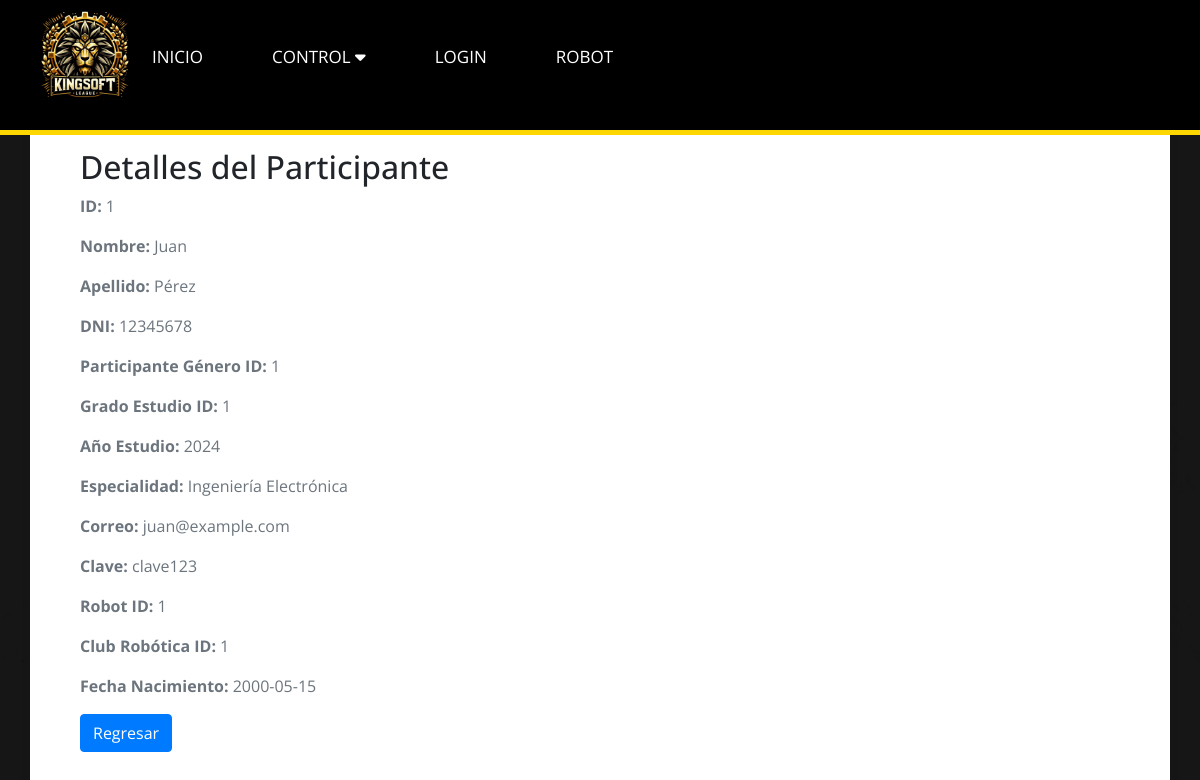
Before: /Versión_1/Diseño/verparticipante.php?id=1 with the older database file.
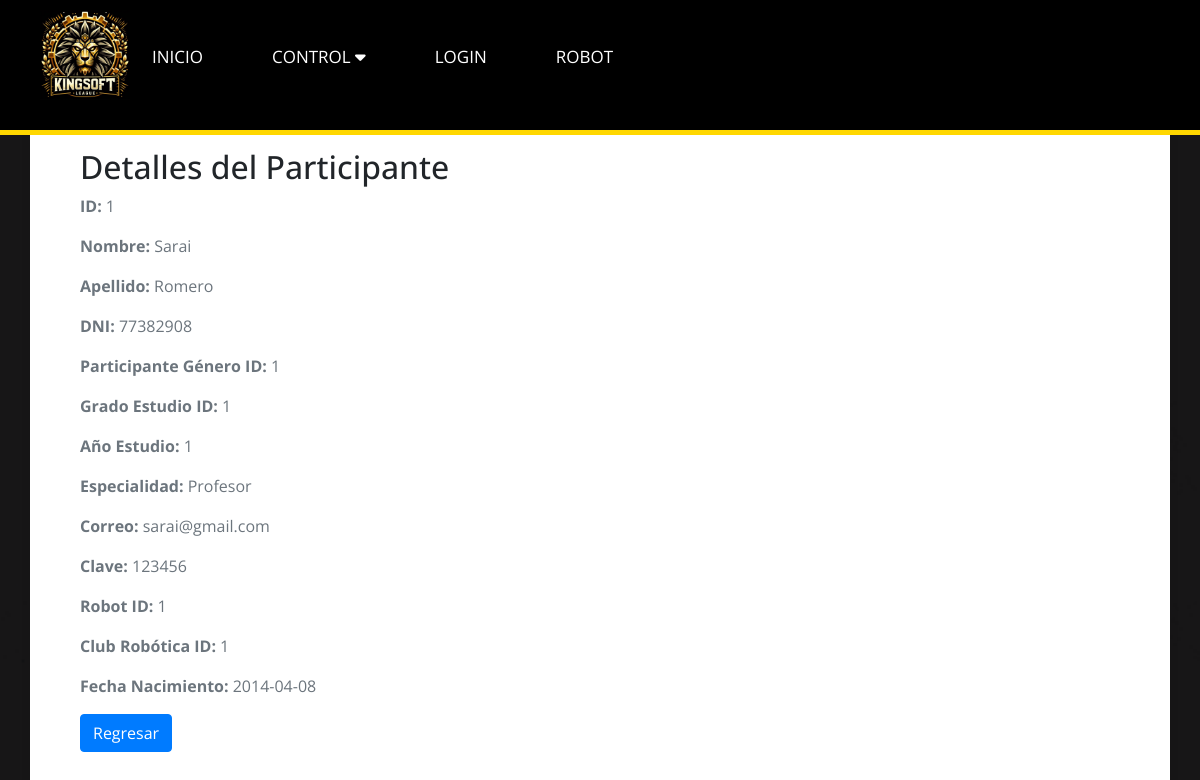
After: the same page with the newer database file.
### tables this page shows
CREATE TABLE `participantes` (
  `id` int(20) NOT NULL,
  `nombre` varchar(50) DEFAULT NULL,
  `apellido` varchar(50) DEFAULT NULL,
  `dni` varchar(10) DEFAULT NULL,
  `participante_genero_id` int(11) DEFAULT NULL,
  `grado_estudio_id` int(11) DEFAULT NULL,
  `año_estudio` int(11) DEFAULT NULL,
  `especialidad` varchar(50) DEFAULT NULL,
  `correo` varchar(100) DEFAULT NULL,
  `clave` varchar(50) DEFAULT NULL,
  `fecha_de_actualizacion` timestamp NOT NULL DEFAULT current_timestamp() ON UPDATE current_timestamp(),
  `robot_id` int(11) DEFAULT NULL,
  `club_robotica_id` varchar(100) DEFAULT NULL,
  `fecha_nacimiento` date DEFAULT NULL
);

### Versión_1/Diseño/ParticipanteController.php (called while the page is built, shortened)
<?php
require_once 'ParticipanteModel.php';
class ParticipanteController {
    private $model;
    public function __construct($db) {
        $this->model = new ParticipanteModel($db);
    }
    public function getParticipanteById($id) {
        return $this->model->getParticipanteById($id);
    }
}
?>

### Versión_1/Diseño/ParticipanteModel.php (called while the page is built, shortened)
<?php
class ParticipanteModel {
    private $conn;
    public function __construct($db) {
        $this->conn = $db;
    }
    public function getParticipanteById($id) {
        $query = "SELECT * FROM participantes WHERE id = ?";
        $stmt = $this->conn->prepare($query);
        $stmt->bindParam(1, $id);
        $stmt->execute();
        return $stmt->fetch(PDO::FETCH_ASSOC);
    }
}
?>

### Versión_1/Diseño/verparticipante.php (the view, shortened to what this page needs)
<!DOCTYPE html>
<html lang="es">
<head>
    <link rel="stylesheet" href="https://stackpath.bootstrapcdn.com/bootstrap/4.5.2/css/bootstrap.min.css">
</head>
<body>
<?php
    include 'navegador.php'
    ?>
<div class="container mt-5">
    <?php
    require_once 'ParticipanteController.php';
    if (isset($_GET['id']) && !empty(trim($_GET['id']))) {
        $db = new PDO('mysql:host=localhost;dbname=datosks', 'root', '');
        $controller = new ParticipanteController($db);
        $id = trim($_GET['id']);
        $participante = $controller->getParticipanteById($id);
        if ($participante) {
            echo "<h2>Detalles del Participante</h2>";
            echo "<p><strong>ID:</strong> " . $participante['id'] . "</p>";
            echo "<p><strong>Nombre:</strong> " . $participante['nombre'] . "</p>";
            echo "<p><strong>Apellido:</strong> " . $participante['apellido'] . "</p>";
            echo "<p><strong>DNI:</strong> " . $participante['dni'] . "</p>";
            echo "<p><strong>Participante Género ID:</strong> " . $participante['participante_genero_id'] . "</p>";
            echo "<p><strong>Grado Estudio ID:</strong> " . $participante['grado_estudio_id'] . "</p>";
            echo "<p><strong>Año Estudio:</strong> " . $participante['año_estudio'] . "</p>";
            echo "<p><strong>Especialidad:</strong> " . $participante['especialidad'] . "</p>";
            echo "<p><strong>Correo:</strong> " . $participante['correo'] . "</p>";
            echo "<p><strong>Clave:</strong> " . $participante['clave'] . "</p>";
            echo "<p><strong>Robot ID:</strong> " . $participante['robot_id'] . "</p>";
            echo "<p><strong>Club Robótica ID:</strong> " . $participante['club_robotica_id'] . "</p>";
            echo "<p><strong>Fecha Nacimiento:</strong> " . $participante['fecha_nacimiento'] . "</p>";
            echo "<p><a href='ParticipanteView.php' class='btn btn-primary'>Regresar</a></p>";
        } else {
            echo "<h1>No se encontró el participante.</h1>";
        }
    } else {
        echo "<h1>ID de participante no especificado.</h1>";
    }
    ?>
</div>
</body>
</html>

Changed rows visible on the page:
changed participantes id 1: nombre "Juan" → "Sarai"; apellido "Pérez" → "Romero"; dni "12345678" → "77382908"; año_estudio "2024" → "1"; especialidad "Ingeniería Electrónica" → "Profesor"; correo "juan@example.com" → "sarai@gmail.com"; clave "clave123" → "123456"; fecha_nacimiento "2000-05-15" → "2014-04-08"
